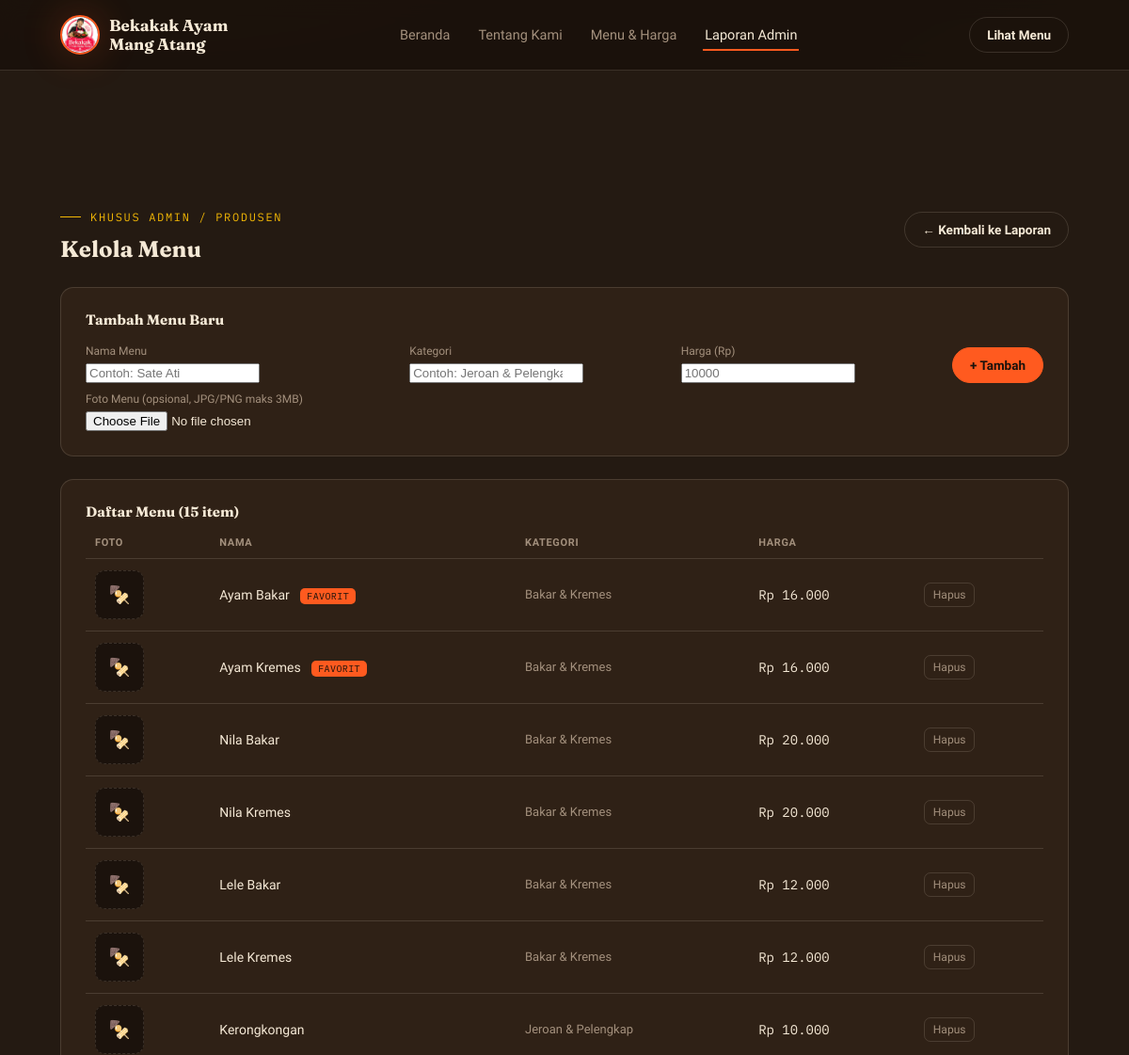
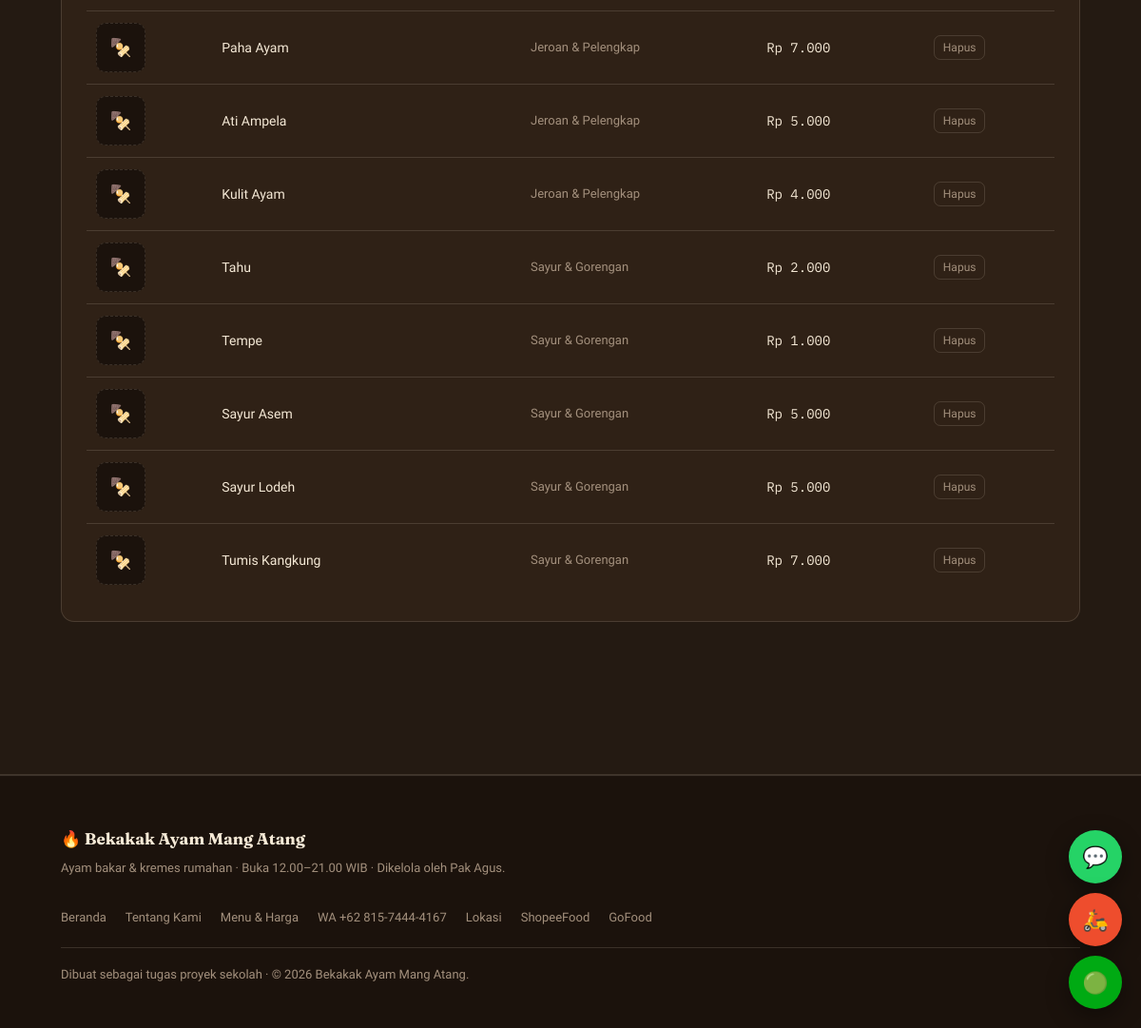
/kelola_menu.php (signed in), run on the app's committed database (2 pictures, top to bottom).
### tables this page shows
CREATE TABLE IF NOT EXISTS menu (
  id INT AUTO_INCREMENT PRIMARY KEY,
  kategori VARCHAR(50) NOT NULL,
  nama VARCHAR(100) NOT NULL,
  harga INT NOT NULL,
  best_seller TINYINT(1) NOT NULL DEFAULT 0,
  urutan INT NOT NULL DEFAULT 0
);

### kelola_menu.php (the view, shortened to what this page needs)
<?php
require 'config/db.php';
function rupiah($n) {
    return 'Rp ' . number_format($n, 0, ',', '.');
}
require 'includes/header.php';
$menuList = [];
$q = mysqli_query($koneksi, "SELECT * FROM menu ORDER BY kategori ASC, urutan ASC, id ASC");
while ($r = mysqli_fetch_assoc($q)) $menuList[] = $r;
?>
<main>
  <section class="panel-section" style="border-top:none;">
    <div class="wrap" style="padding-top:40px;">
      <div class="dash-top">
        <div>
          <p class="eyebrow">Khusus Admin / Produsen</p>
          <h2 style="margin-top:14px;">Kelola Menu</h2>
        </div>
        <a href="laporan.php" class="btn">← Kembali ke Laporan</a>
      </div>
      <div class="panel">
        <h3>Tambah Menu Baru</h3>
        <form method="POST" action="tambah_menu.php" enctype="multipart/form-data" style="display:grid;grid-template-columns:1.2fr 1fr 1fr auto;gap:10px;align-items:end;">
          <div>
            <label style="display:block;font-size:12px;color:var(--smoke);margin-bottom:6px;">Nama Menu</label>
            <input type="text" name="nama" required placeholder="Contoh: Sate Ati">
          </div>
          <div>
            <label style="display:block;font-size:12px;color:var(--smoke);margin-bottom:6px;">Kategori</label>
            <input type="text" name="kategori" required placeholder="Contoh: Jeroan & Pelengkap" list="kategori-list">
          </div>
          <div>
            <label style="display:block;font-size:12px;color:var(--smoke);margin-bottom:6px;">Harga (Rp)</label>
            <input type="number" name="harga" required min="0" placeholder="10000">
          </div>
          <button class="btn btn-ember" type="submit">+ Tambah</button>
          <div style="grid-column:1 / -1;">
            <label style="display:block;font-size:12px;color:var(--smoke);margin-bottom:6px;">Foto Menu (opsional, JPG/PNG maks 3MB)</label>
            <input type="file" name="gambar" accept="image/jpeg,image/png,image/webp">
          </div>
        </form>
      </div>
      <div class="panel">
        <h3>Daftar Menu (<?= count($menuList) ?> item)</h3>
        <table>
          <thead>
            <tr><th>Foto</th><th>Nama</th><th>Kategori</th><th>Harga</th><th></th></tr>
          </thead>
          <tbody>
            <?php foreach ($menuList as $m): ?>
              <tr>
                <td>
                  <?php if (!empty($m['gambar'])): ?>
                    <img src="assets/img/menu/<?= htmlspecialchars($m['gambar']) ?>" class="menu-thumb" alt="">
                  <?php else: ?>
                    <span class="menu-thumb-empty">🍢</span>
                  <?php endif; ?>
                </td>
                <td><?= htmlspecialchars($m['nama']) ?><?php if ($m['best_seller']): ?> <span class="best-tag">FAVORIT</span><?php endif; ?></td>
                <td style="color:var(--smoke);font-size:13px;"><?= htmlspecialchars($m['kategori']) ?></td>
                <td class="mono"><?= rupiah($m['harga']) ?></td>
                <td>
                  <a class="rowbtn danger" href="hapus_menu.php?id=<?= $m['id'] ?>" data-confirm="Hapus menu <?= htmlspecialchars($m['nama']) ?>?">Hapus</a>
                </td>
              </tr>
            <?php endforeach; ?>
          </tbody>
        </table>
      </div>
    </div>
    <div style="height:40px;"></div>
  </section>
</main>
<?php require 'includes/footer.php'; ?>

### assets/style.css (style rules this page uses)
:root { --bg-void:#1b120c; --bg-panel:#241a12; --bg-panel-2:#2f2116; --ember:#ff5a1f; --ember-deep:#c7361a; --turmeric:#f2b705; --leaf:#7a9b57; --cream:#f5e9d6; --smoke:#a3907d; --line: rgba(245,233,214,0.14); --radius: 14px; --shadow-ember: 0 0 40px rgba(255,90,31,0.25); }
* { box-sizing:border-box; }
html { scroll-behavior:smooth; }
body { margin:0; background:var(--bg-void); color:var(--cream); font-family:'Work Sans', sans-serif; -webkit-font-smoothing:antialiased; background-image: radial-gradient(ellipse 900px 500px at 15% -10%, rgba(255,90,31,0.16), transparent 60%), radial-gradient(ellipse 700px 500px at 100% 10%, rgba(242,183,5,0.08), transparent 55%); }
h1,h2,h3,.display { font-family:'Fraunces', serif;font-weight:700;line-height:1.05;margin:0; }
.mono { font-family:'IBM Plex Mono', monospace; }
a { color:inherit; }
.wrap { max-width:1120px;margin:0 auto;padding:0 24px; }
.eyebrow { font-family:'IBM Plex Mono', monospace;text-transform:uppercase;letter-spacing:.14em; font-size:12px;color:var(--turmeric);display:flex;align-items:center;gap:10px; }
.eyebrow::before { content:"";width:22px;height:1px;background:var(--turmeric);display:inline-block; }
button { font-family:inherit;cursor:pointer; }
.btn { display:inline-flex;align-items:center;gap:8px;padding:10px 18px;border-radius:999px;border:1px solid var(--line);font-size:13.5px;font-weight:600;text-decoration:none;background:transparent;color:var(--cream);transition:.2s; }
.btn-ember { background:var(--ember);border-color:var(--ember);color:#1b120c; }
section { padding:96px 0; }
.panel-section { background:var(--bg-panel);border-top:1px solid var(--line);border-bottom:1px solid var(--line); }
.menu-thumb-empty { width:52px;height:52px;border-radius:10px;flex-shrink:0;border:1px dashed var(--line);display:flex;align-items:center;justify-content:center;font-size:18px;color:var(--smoke);background:var(--bg-void); }
.best-tag { font-family:'IBM Plex Mono',monospace;font-size:10px;background:var(--ember);color:#1b120c;padding:2px 7px;border-radius:5px;margin-left:8px;letter-spacing:.04em; }
.dash-top { display:flex;justify-content:space-between;align-items:center;gap:20px;flex-wrap:wrap;margin-bottom:28px; }
.panel { background:var(--bg-panel-2);border:1px solid var(--line);border-radius:var(--radius);padding:26px;margin-bottom:24px; }
.panel h3 { font-size:15px;margin-bottom:18px; }
table { width:100%;border-collapse:collapse;font-size:14px; }
thead th { text-align:left;font-size:11px;text-transform:uppercase;letter-spacing:.06em;color:var(--smoke);padding:0 10px 10px;border-bottom:1px solid var(--line); }
tbody td { padding:12px 10px;border-bottom:1px solid var(--line); }
tbody tr:last-child td { border-bottom:none; }
.rowbtn { background:none;border:1px solid var(--line);color:var(--smoke);border-radius:7px;padding:5px 9px;font-size:12px;text-decoration:none;display:inline-block; }

### data on the page
menu: nama "Ayam Bakar", best_seller "FAVORIT", kategori "Bakar & Kremes", harga "Rp 16.000"
menu: nama "Ayam Kremes", best_seller "FAVORIT", kategori "Bakar & Kremes", harga "Rp 16.000"
menu: nama "Nila Bakar", kategori "Bakar & Kremes", harga "Rp 20.000"
menu: nama "Nila Kremes", kategori "Bakar & Kremes", harga "Rp 20.000"
menu: nama "Lele Bakar", kategori "Bakar & Kremes", harga "Rp 12.000"
menu: nama "Lele Kremes", kategori "Bakar & Kremes", harga "Rp 12.000"
menu: nama "Kerongkongan", kategori "Jeroan & Pelengkap", harga "Rp 10.000"
menu: nama "Paha Ayam", kategori "Jeroan & Pelengkap", harga "Rp 7.000"
menu: nama "Ati Ampela", kategori "Jeroan & Pelengkap", harga "Rp 5.000"
menu: nama "Kulit Ayam", kategori "Jeroan & Pelengkap", harga "Rp 4.000"
menu: nama "Tahu", kategori "Sayur & Gorengan", harga "Rp 2.000"
menu: nama "Tempe", kategori "Sayur & Gorengan", harga "Rp 1.000"
menu: nama "Sayur Asem", kategori "Sayur & Gorengan", harga "Rp 5.000"
menu: nama "Sayur Lodeh", kategori "Sayur & Gorengan", harga "Rp 5.000"
menu: nama "Tumis Kangkung", kategori "Sayur & Gorengan", harga "Rp 7.000"

### other printed values
count($menuList) "15"
